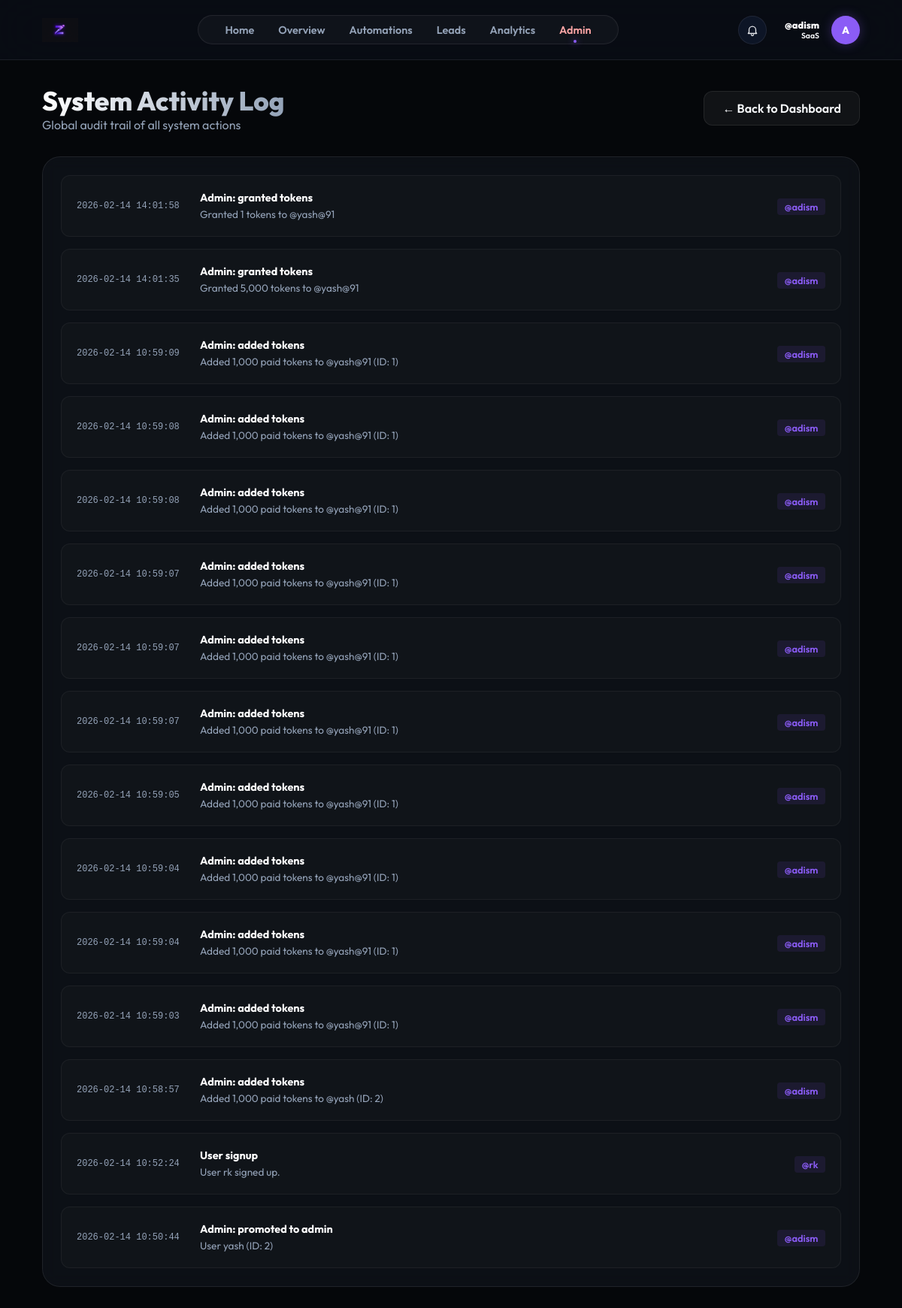
Page /admin/activities (signed in) on the committed database.
### models.py (models this page shows)
class User(db.Model):
    id = db.Column(db.Integer, primary_key=True)
    username = db.Column(db.String(80), unique=True, nullable=False)
    email = db.Column(db.String(120), unique=True)
    password_hash = db.Column(db.String(256))
    full_name = db.Column(db.String(100))
    fb_user_id = db.Column(db.String(120), unique=True)
    ig_user_id = db.Column(db.String(120), unique=True)
    fb_access_token = db.Column(db.Text)
    ig_access_token = db.Column(db.Text)
    token_expires_at = db.Column(db.DateTime)
    ig_username = db.Column(db.String(100))  # Store Instagram username separately
    ig_password_encrypted = db.Column(db.Text)  # Encrypted password
    ig_session_data = db.Column(db.Text)  # Store session data for direct API
    plan = db.Column(db.String(50), default="Free")
    used_founding_coupon = db.Column(db.Boolean, default=False)
    niche = db.Column(db.String(50))
    bio = db.Column(db.Text)
    avatar = db.Column(db.String(10))
    followers = db.Column(db.Integer, default=0)
    following = db.Column(db.Integer, default=0)
    free_tokens = db.Column(db.Integer, default=4000)
    paid_tokens = db.Column(db.Integer, default=0)
    tokens_reset_at = db.Column(db.DateTime, default=datetime.utcnow)
    is_admin = db.Column(db.Boolean, default=False)
    funnels = db.relationship('Funnel', backref='owner', lazy=True)
    leads = db.relationship('Lead', backref='owner', lazy=True)

class ActivityLog(db.Model):
    __tablename__ = 'activity_log'
    id = db.Column(db.Integer, primary_key=True)
    user_id = db.Column(db.Integer, db.ForeignKey('user.id'), nullable=True)
    action = db.Column(db.String(100), nullable=False)
    details = db.Column(db.Text)
    timestamp = db.Column(db.DateTime, default=datetime.utcnow)
    user = db.relationship('User', backref=db.backref('activities', lazy=True))

### app.py (the view)
@app.route('/admin/activities')
@admin_required
def admin_activities():
    user = User.query.get(session['user_id'])
    activities = ActivityLog.query.order_by(ActivityLog.timestamp.desc()).all()
    return render_template('admin_activities.html', user=user, activities=activities)

### app.py (called while the page is built)
def admin_required(f):
    @wraps(f)
    def decorated_function(*args, **kwargs):
        if 'user_id' not in session:
            return redirect(url_for('login_ui'))
        user = User.query.get(session['user_id'])
        if not user or not user.is_admin:
            abort(403)
        return f(*args, **kwargs)
    return decorated_function

### templates/admin_activities.html (shortened to what this page needs)
{% extends "base.html" %}
{% block content %}
<div class="admin-container">
    <div style="display: flex; justify-content: space-between; align-items: center; margin-bottom: 2rem;">
        <div>
            <h1
                style="font-size: 2.2rem; font-weight: 800; background: linear-gradient(to right, #fff, #94a3b8); -webkit-background-clip: text; -webkit-text-fill-color: transparent;">
                System Activity Log</h1>
            <p style="color: var(--text-secondary);">Global audit trail of all system actions</p>
        </div>
        <a href="/admin" class="btn btn-secondary" style="text-decoration: none;">← Back to Dashboard</a>
    </div>
    <div class="card" style="padding: 1.5rem;">
        <div style="display: flex; flex-direction: column; gap: 1rem;">
            {% for log in activities %}
            <div
                style="padding: 1.25rem; background: rgba(255,255,255,0.02); border-radius: 12px; border: 1px solid rgba(255,255,255,0.05); display: flex; justify-content: space-between; align-items: center;">
                <div style="display: flex; gap: 1.5rem; align-items: center; flex: 1;">
                    <div
                        style="min-width: 140px; font-size: 0.75rem; color: var(--text-secondary); font-family: 'Fira Code', monospace;">
                        {{ log.timestamp.strftime('%Y-%m-%d %H:%M:%S') }}
                    </div>
                    <div style="flex: 1;">
                        <span
                            style="font-weight: 700; color: #fff; font-size: 0.9rem; display: block; margin-bottom: 0.25rem;">{{
                            log.action }}</span>
                        <p style="font-size: 0.85rem; color: var(--text-secondary); margin: 0;">{{ log.details }}</p>
                    </div>
                </div>
                <div style="margin-left: 2rem; text-align: right;">
                    {% if log.user %}
                    <span
                        style="font-size: 0.8rem; background: rgba(139, 92, 246, 0.1); color: #8b5cf6; padding: 0.2rem 0.6rem; border-radius: 4px; font-weight: 600;">@{{
                        log.user.username }}</span>
                    {% else %}
                    <span style="font-size: 0.75rem; color: #94a3b8; font-style: italic;">System</span>
                    {% endif %}
                </div>
            </div>
            {% else %}
            <div style="text-align: center; padding: 3rem; color: var(--text-secondary);">
                <p>No activities logged yet.</p>
            </div>
            {% endfor %}
        </div>
    </div>
</div>
{% endblock %}

### templates/base.html (shortened to what this page needs)
<!DOCTYPE html>
<html lang="en">
<head>
    <link rel="stylesheet" href="{{ url_for('static', filename='css/style.css') }}">
</head>
<body>
    <nav class="top-nav">
        <a href="/dashboard" class="nav-brand">
            <img src="{{ url_for('static', filename='img/logo.png') }}" alt="ZenFlow"
                style="height: 32px; width: auto;">
        </a>
        <div class="nav-links">
            <a href="/" class="nav-link {% if request.path == '/' %}active{% endif %}">Home</a>
            <a href="/dashboard" class="nav-link {% if request.path == '/dashboard' %}active{% endif %}">Overview</a>
            <a href="/automations"
                class="nav-link {% if request.path == '/automations' %}active{% endif %}">Automations</a>
            <a href="/leads" class="nav-link {% if request.path == '/leads' %}active{% endif %}">Leads</a>
            <a href="/analytics" class="nav-link {% if request.path == '/analytics' %}active{% endif %}">Analytics</a>
            {% if user.is_admin %}
            <a href="/admin" class="nav-link {% if request.path.startswith('/admin') %}active{% endif %}"
                style="color: #fca5a5;">Admin</a>
            {% endif %}
        </div>
        <div class="nav-user" style="position: relative;">
            <button id="notif-bell" aria-label="Notifications"
                style="width:38px; height:38px; border-radius:999px; border:1px solid var(--glass-border); background:rgba(15,23,42,0.9); display:flex; align-items:center; justify-content:center; cursor:pointer; padding:0; margin-right: 0.5rem;">
            </button>
            <div class="nav-user" style="position: relative; cursor: pointer;" onclick="toggleProfileDropdown(event)">
                <div style="text-align: right;">
                    <p style="font-size: 0.8rem; font-weight: 800; margin: 0; color: white;">@{{ user.username }}</p>
                    <p style="font-size: 0.65rem; color: {{ user.niche_color }}; margin: 0; font-weight: 600;">{{
                        user.niche
                        }}</p>
                </div>
                <div class="nav-avatar">{{ user.avatar or user.username[0]|upper }}</div>
            </div>
    </nav>
    <div class="app-container">
        <main class="main-content">
            {% block content %}{% endblock %}
        </main>
    </div>
</body>
</html>

### static/css/style.css (style rules this page uses)
:root { --bg-dark: #05070a; --card-bg: rgba(16, 20, 28, 0.7); --accent-purple: #8b5cf6; --accent-cyan: #06b6d4; --accent-gold: #fbbf24; --text-primary: #f8fafc; --text-secondary: #94a3b8; --sidebar-width: 260px; --glass-border: rgba(255, 255, 255, 0.08); }
* { margin: 0; padding: 0; box-sizing: border-box; font-family: 'Outfit', sans-serif; }
body { background-color: var(--bg-dark); color: var(--text-primary); overflow-x: hidden; }
.app-container { display: flex; min-height: 100vh; }
.main-content { flex-grow: 1; margin-left: var(--sidebar-width); padding: 2.5rem 3.5rem; }
.btn { padding: 0.75rem 1.5rem; border-radius: 12px; border: none; font-weight: 600; cursor: pointer; transition: all 0.3s ease; }
.btn-secondary { background: rgba(255, 255, 255, 0.05); color: var(--text-primary); border: 1px solid var(--glass-border); }
.card { background: var(--card-bg); border: 1px solid var(--glass-border); border-radius: 24px; padding: 1.5rem; backdrop-filter: blur(10px); transition: transform 0.3s ease, border-color 0.3s ease; }

### templates/base.html (style rules this page uses)
.app-container { flex-direction: column; }
.main-content { margin-left: 0; padding: 2rem 3.5rem; width: 100%; max-width: 1400px; margin: 0 auto; }
.top-nav { display: flex; justify-content: space-between; align-items: center; padding: 1.25rem 3.5rem; background: rgba(10, 14, 22, 0.85); backdrop-filter: blur(30px); border-bottom: 1px solid var(--glass-border); position: sticky; top: 0; z-index: 1000; }
.nav-brand { display: flex; align-items: center; gap: 1rem; text-decoration: none; color: white; font-weight: 800; font-size: 1.4rem; }
.nav-links { display: flex; gap: 2rem; background: rgba(255, 255, 255, 0.03); padding: 0.6rem 2.2rem; border-radius: 40px; border: 1px solid var(--glass-border); box-shadow: inset 0 0 10px rgba(255, 255, 255, 0.02); }
.nav-link { text-decoration: none; color: var(--text-secondary); font-weight: 600; font-size: 0.9rem; transition: all 0.3s cubic-bezier(0.4, 0, 0.2, 1); position: relative; }
.nav-link.active { color: var(--text-primary); }
.nav-link.active::after { content: ''; position: absolute; bottom: -8px; left: 50%; transform: translateX(-50%); width: 4px; height: 4px; background: var(--accent-purple); border-radius: 50%; box-shadow: 0 0 10px var(--accent-purple); }
.nav-user { display: flex; align-items: center; gap: 1rem; }
.nav-avatar { width: 38px; height: 38px; background: var(--accent-purple); border-radius: 50%; display: flex; align-items: center; justify-content: center; font-weight: 800; font-size: 0.85rem; color: white; box-shadow: 0 0 15px rgba(139, 92, 246, 0.3); }

### rows in the picture
User: username "adism", niche "SaaS", avatar "A"
ActivityLog: timestamp "2026-02-14 14:01:58", action "Admin: granted tokens", details "Granted 1 tokens to @yash@91", user.username "adism"
ActivityLog: timestamp "2026-02-14 14:01:35", action "Admin: granted tokens", details "Granted 5,000 tokens to @yash@91", user.username "adism"
ActivityLog: timestamp "2026-02-14 10:59:09", action "Admin: added tokens", details "Added 1,000 paid tokens to @yash@91 (ID: 1)", user.username "adism"
ActivityLog: timestamp "2026-02-14 10:59:08", action "Admin: added tokens", details "Added 1,000 paid tokens to @yash@91 (ID: 1)", user.username "adism"
ActivityLog: timestamp "2026-02-14 10:59:08", action "Admin: added tokens", details "Added 1,000 paid tokens to @yash@91 (ID: 1)", user.username "adism"
ActivityLog: timestamp "2026-02-14 10:59:07", action "Admin: added tokens", details "Added 1,000 paid tokens to @yash@91 (ID: 1)", user.username "adism"
ActivityLog: timestamp "2026-02-14 10:59:07", action "Admin: added tokens", details "Added 1,000 paid tokens to @yash@91 (ID: 1)", user.username "adism"
ActivityLog: timestamp "2026-02-14 10:59:07", action "Admin: added tokens", details "Added 1,000 paid tokens to @yash@91 (ID: 1)", user.username "adism"
ActivityLog: timestamp "2026-02-14 10:59:05", action "Admin: added tokens", details "Added 1,000 paid tokens to @yash@91 (ID: 1)", user.username "adism"
ActivityLog: timestamp "2026-02-14 10:59:04", action "Admin: added tokens", details "Added 1,000 paid tokens to @yash@91 (ID: 1)", user.username "adism"
ActivityLog: timestamp "2026-02-14 10:59:04", action "Admin: added tokens", details "Added 1,000 paid tokens to @yash@91 (ID: 1)", user.username "adism"
ActivityLog: timestamp "2026-02-14 10:59:03", action "Admin: added tokens", details "Added 1,000 paid tokens to @yash@91 (ID: 1)", user.username "adism"
ActivityLog: timestamp "2026-02-14 10:58:57", action "Admin: added tokens", details "Added 1,000 paid tokens to @yash (ID: 2)", user.username "adism"
ActivityLog: timestamp "2026-02-14 10:52:24", action "User signup", details "User rk signed up.", user.username "rk"
ActivityLog: timestamp "2026-02-14 10:50:44", action "Admin: promoted to admin", details "User yash (ID: 2)", user.username "adism"
